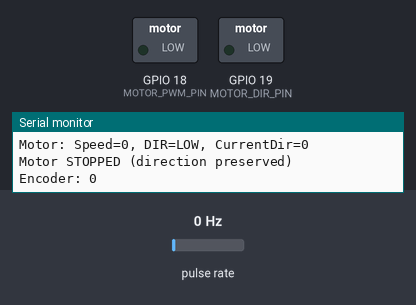
A sketch run on a simulated ESP32. Parts: switched loads named in the sketch (green lamp = pin HIGH), the last lines printed to the serial monitor. Wiring (inferred from the names in the program): pulse sensor: data GPIO 26. The inputs (shaded band) are chosen by the test bench; at power-on: pulse rate 0 Hz.

Above: at 1.05 s.
At 4.05 s:
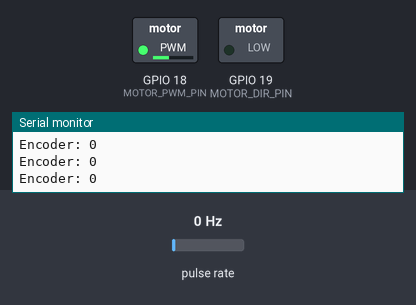
At 7.05 s:
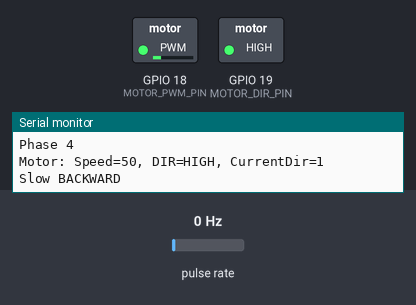
At 9.05 s:
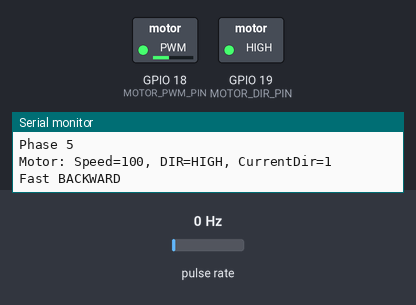
Timing chart, 0 to 16.6 s (numbered marks = the images above):
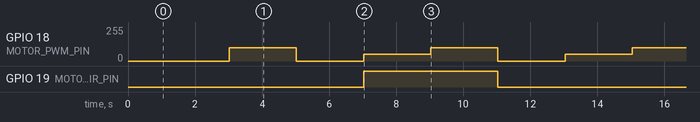

Measured:
- by itself, GPIO 18 (MOTOR_PWM_PIN): repeats every 6.0 s: 0/255 2.0 s, 50/255 2.0 s, 100/255 2.0 s
- by itself, GPIO 19 (MOTOR_DIR_PIN): alternates HIGH for 4.0 s and LOW for 8.0 s

The sketch:

tests.ino.ino
```cpp
// --- Определения пинов ---
const int ENCODER_OUTPUT_PIN = 26;
const int MOTOR_PWM_PIN = 18;
const int MOTOR_DIR_PIN = 19;

// --- Константы для LEDC ---
const int PWM_FREQ = 5000; // Частота ШИМ
const int PWM_RESOLUTION_BITS = 8; // 8 бит (0-255)
const int PWM_CHANNEL = 0; // Канал LEDC

// --- Глобальные переменные ---
volatile long encoderCount = 0;
bool ledcAttached = false;

bool motorMoveTaskActive = false;
int current_motor_dir = 0;


void IRAM_ATTR encoderISR() {
  encoderCount += current_motor_dir;
}

void set_motor_speed(int speed, int direction) {
    assert(speed >= 0 && speed <= 255);
    assert(direction == 0 || direction == 1);

    if (speed > 0) {
        current_motor_dir = (direction == 1) ? 1 : -1;
    }

    digitalWrite(MOTOR_DIR_PIN, direction);

    if (!ledcAttached) {
        if (ledcAttach(MOTOR_PWM_PIN, PWM_FREQ, PWM_RESOLUTION_BITS)) {
            ledcAttached = true;
        }
    }

    if (ledcAttached) {
        ledcWrite(MOTOR_PWM_PIN, speed);
    }

    Serial.print("Motor: Speed=");
    Serial.print(speed);
    Serial.print(", DIR=");
    Serial.print(direction ? "HIGH" : "LOW");
    Serial.print(", CurrentDir=");
    Serial.println(current_motor_dir);
}

void stop_motor() {
    set_motor_speed(0, 0);  // Скорость 0, но направление сохраняется
    motorMoveTaskActive = false;
    Serial.println("Motor STOPPED (direction preserved)");
}

void setup() {
  Serial.begin(115200);
  delay(1000);

  Serial.println("Motor Test - Compatible Version");
  Serial.println("Pins - ENC:" + String(ENCODER_OUTPUT_PIN) +
                ", PWM:" + String(MOTOR_PWM_PIN) +
                ", DIR:" + String(MOTOR_DIR_PIN));

  // Настройка пинов
  pinMode(MOTOR_DIR_PIN, OUTPUT);
  pinMode(MOTOR_PWM_PIN, OUTPUT);
  pinMode(ENCODER_OUTPUT_PIN, INPUT_PULLUP);

  // Инициализация LEDC
  if (ledcAttach(MOTOR_PWM_PIN, PWM_FREQ, PWM_RESOLUTION_BITS)) {
    ledcAttached = true;
    Serial.println("LEDC initialized successfully");
  } else {
    Serial.println("LEDC initialization failed - using digital writes");
  }

  // Подключение прерывания
  attachInterrupt(digitalPinToInterrupt(ENCODER_OUTPUT_PIN), encoderISR, RISING);

  Serial.println("Setup complete. Starting motor test...");
  Serial.println("---");

  // Начальная остановка мотора
  stop_motor();
}

void loop() {
  static int testPhase = 0;
  static unsigned long phaseStartTime = millis();
  static unsigned long lastEncoderPrint = 0;

  unsigned long currentTime = millis();

  // Смена состояния каждые 3 секунды
  if (currentTime - phaseStartTime >= 2000) {
    testPhase = (testPhase + 1) % 6;
    phaseStartTime = currentTime;

    Serial.println("---");
    Serial.print("Phase ");
    Serial.println(testPhase + 1);

    switch(testPhase) {
      case 0: // Медленно вперед
        set_motor_speed(50, LOW);
        Serial.println("Slow FORWARD");
        break;
      case 1: // Быстро вперед
        set_motor_speed(100, LOW);
        Serial.println("Fast FORWARD");
        break;
      case 2: // Остановка
        stop_motor();
        set_motor_speed(0, 0);
        Serial.println("STOP");
        break;
      case 3: // Медленно назад
        set_motor_speed(50, HIGH);
        Serial.println("Slow BACKWARD");
        break;
      case 4: // Быстро назад
        set_motor_speed(100, HIGH);
        Serial.println("Fast BACKWARD");
        break;
      case 5: // Остановка
        stop_motor();
        Serial.println("STOP");
        break;
    }
  }

  // Вывод показаний энкодера каждые 500мс
  if (currentTime - lastEncoderPrint >= 500) {
    Serial.println("Encoder: " + String(encoderCount));
    lastEncoderPrint = currentTime;
  }

  delay(10);
}
```
